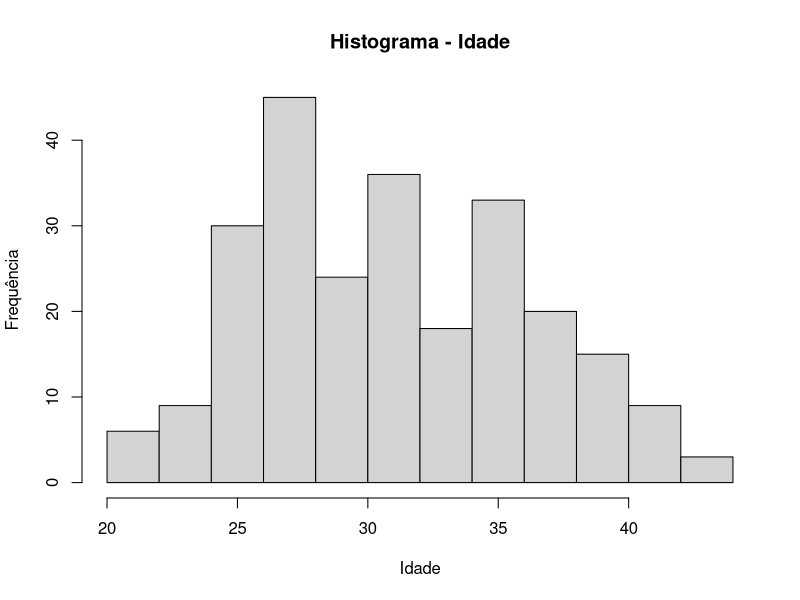
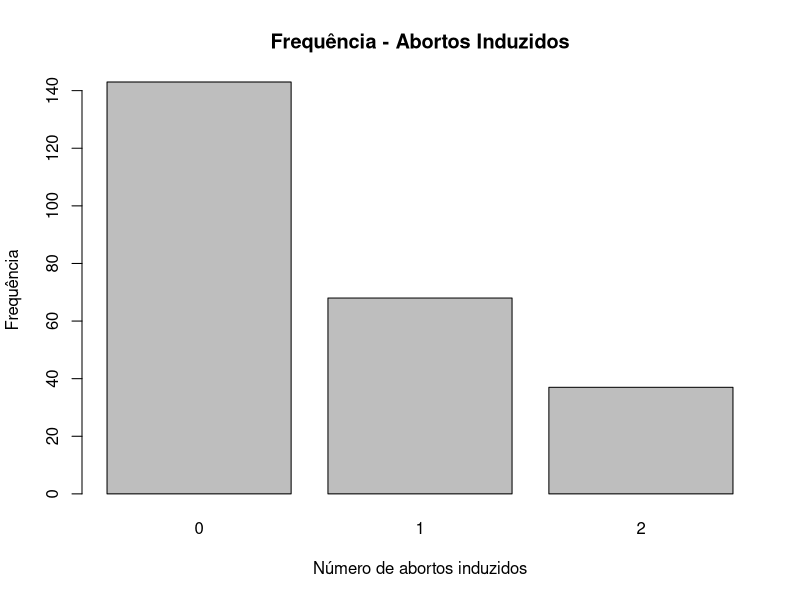
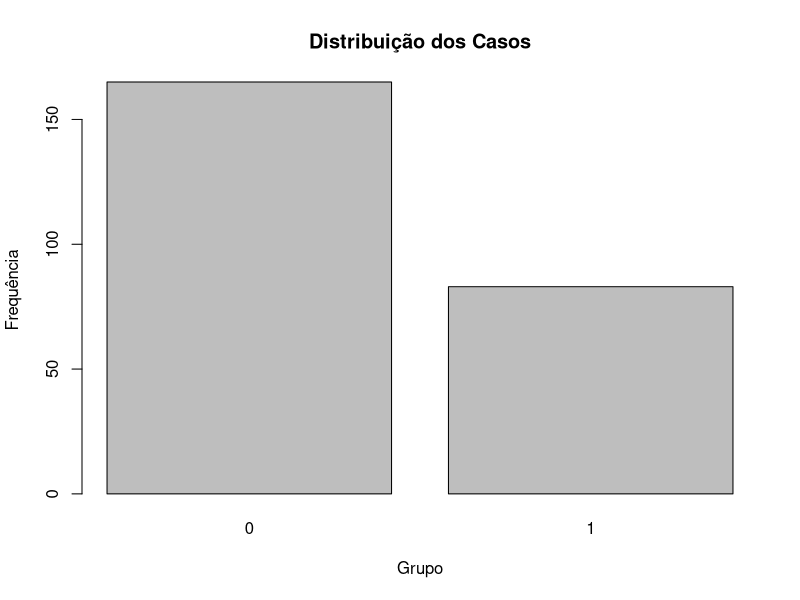
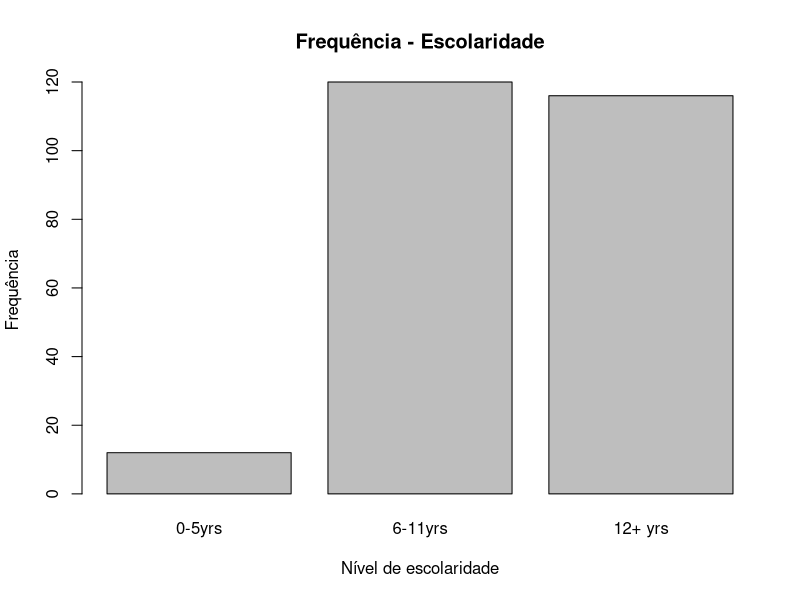

Here is the R script that generated these plots, in order:
datasets::infert

df_infertil <- data.frame(infert)


# variaveis

# contínua
df_infertil$age

# discreta
df_infertil$induced

# nominal
df_infertil$case

# Variável ordinal
df_infertil$education


# 2. VISUALIZAÇÃO GRÁFICA

# CONTÍNUA - Idade

hist(df_infertil$age,
     main = "Histograma - Idade",
     xlab = "Idade",
     ylab = "Frequência")


# DISCRETA - Número de abortos induzidos

barplot(table(df_infertil$induced),
        main = "Frequência - Abortos Induzidos",
        xlab = "Número de abortos induzidos",
        ylab = "Frequência")




# NOMINAL - Caso

barplot(table(df_infertil$case),
        main = "Distribuição dos Casos",
        xlab = "Grupo",
        ylab = "Frequência")

# ORDINAL - Escolaridade

barplot(table(df_infertil$education),
        main = "Frequência - Escolaridade",
        xlab = "Nível de escolaridade",
        ylab = "Frequência")




# Explicação

#Histograma – Idade:
#O histograma mostra como as idades das mulheres estão distribuídas no conjunto de dados. 
#É possível observar quais faixas etárias possuem maior frequência e como os valores estão distribuídos.

#Gráfico de barras – Abortos induzidos:
#O gráfico apresenta a quantidade de mulheres para cada número de abortos induzidos. 
#Como induced representa uma contagem inteira, o gráfico de barras permite comparar facilmente a frequência de cada valor.

#Gráfico de barras – Caso:
#O gráfico mostra a frequência de cada categoria da variável case, 
#permitindo visualizar a quantidade de observações pertencentes a cada grupo.

#Gráfico de barras – Escolaridade:
#O gráfico mostra a frequência dos diferentes níveis de escolaridade. Como existe uma ordem entre os níveis, a variável é classificada como ordinal. 
#O gráfico permite identificar qual nível de escolaridade aparece com maior frequência.
